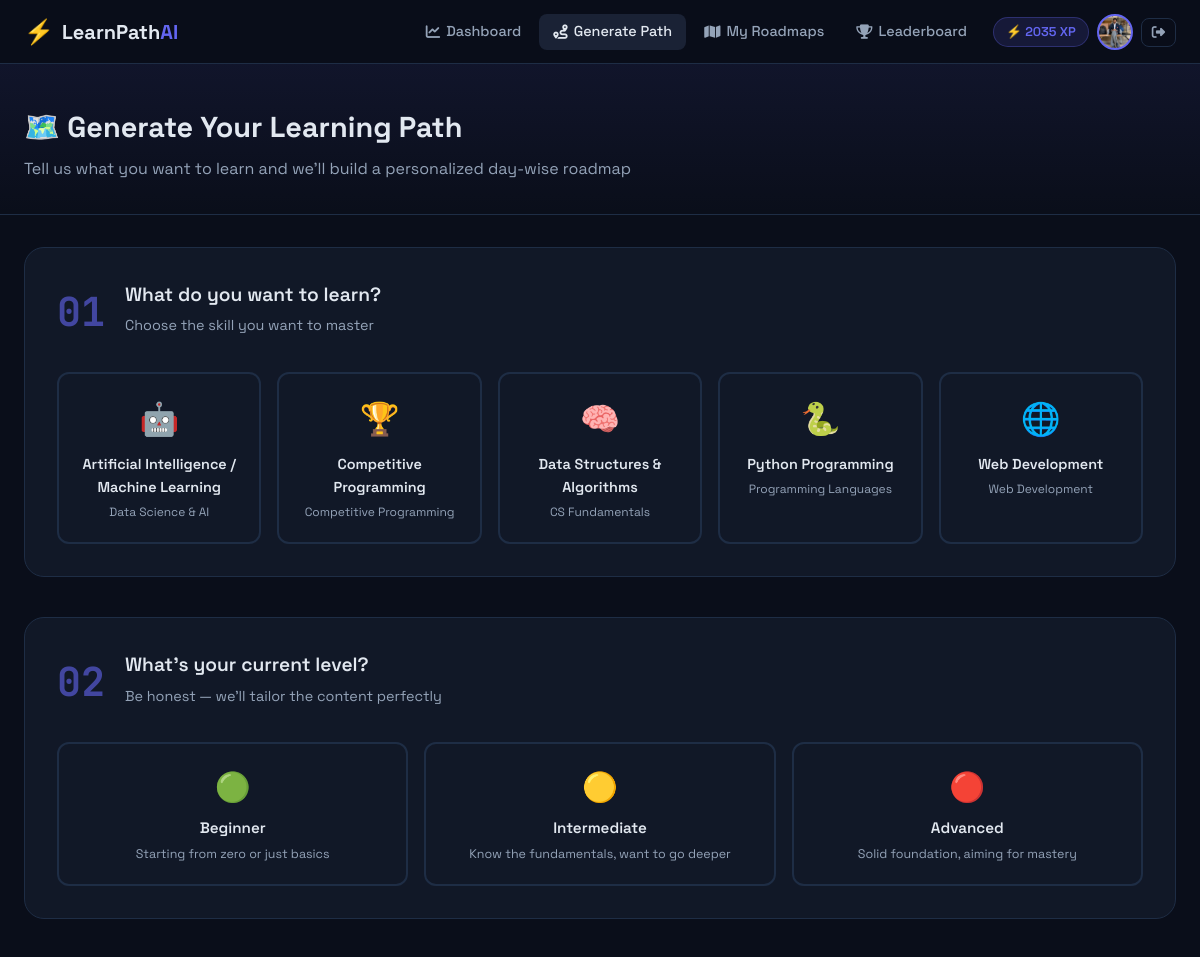
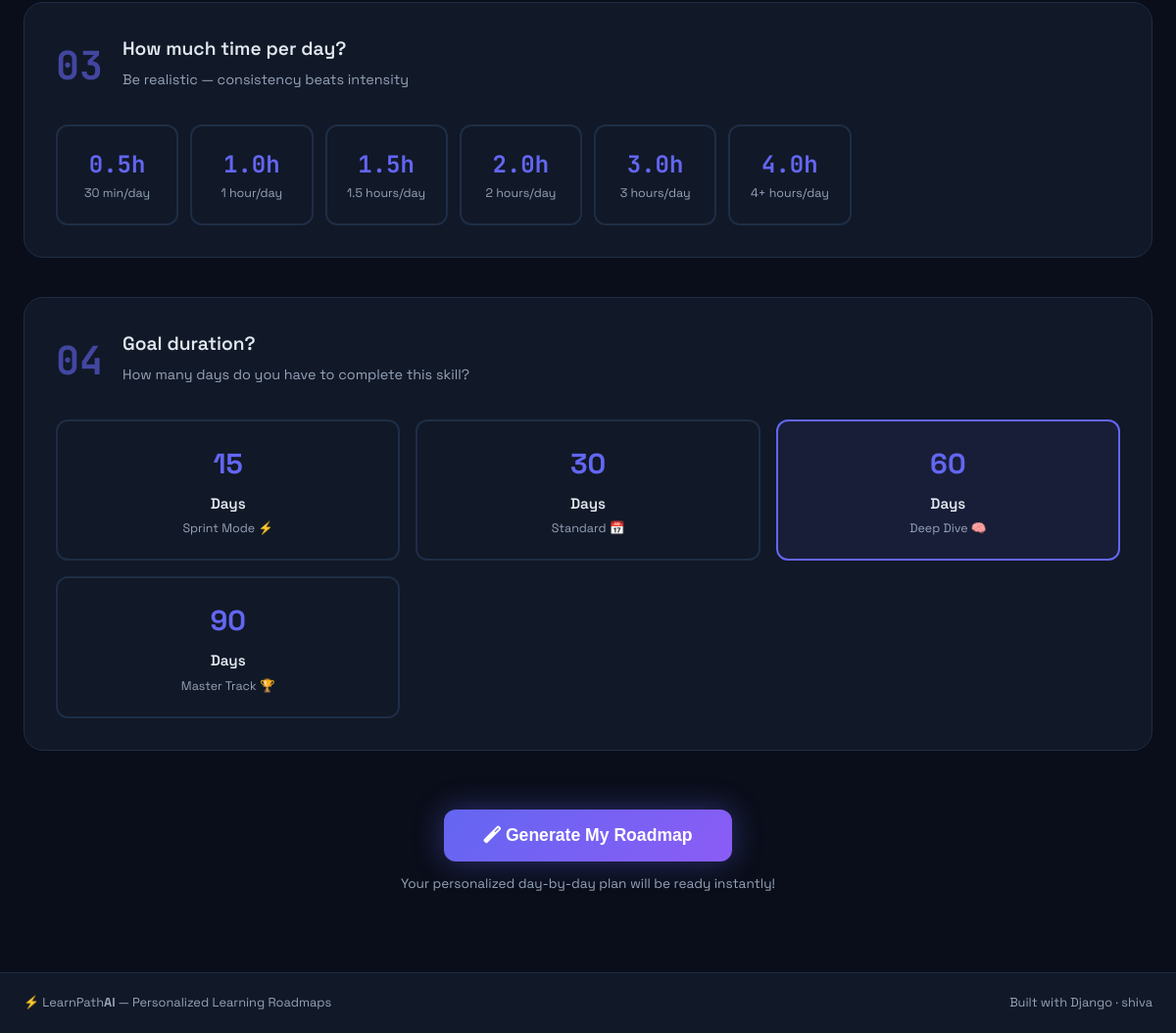
The app's page /roadmap/generate/ (signed in) with its own data (2 pictures, top to bottom).
### users/models.py (models this page shows, shortened)
class UserProfile(models.Model):
    EXPERIENCE_CHOICES = [
        ('beginner', 'Beginner'),
        ('intermediate', 'Intermediate'),
        ('advanced', 'Advanced'),
    ]
    user = models.OneToOneField(User, on_delete=models.CASCADE, related_name='profile')
    bio = models.TextField(blank=True, max_length=500)
    avatar = models.ImageField(upload_to='avatars/', null=True, blank=True)
    experience_level = models.CharField(max_length=20, choices=EXPERIENCE_CHOICES, default='beginner')
    daily_study_hours = models.FloatField(default=1.0)
    total_xp = models.IntegerField(default=0)
    streak_days = models.IntegerField(default=0)
    last_activity = models.DateTimeField(null=True, blank=True)
    joined_at = models.DateTimeField(auto_now_add=True)
    class Meta:
        verbose_name = 'User Profile'
        verbose_name_plural = 'User Profiles'

### roadmap/models.py (models this page shows, shortened)
class Skill(models.Model):
    CATEGORY_CHOICES = [
        ('cs_fundamentals', 'CS Fundamentals'),
        ('web_development', 'Web Development'),
        ('data_science', 'Data Science & AI'),
        ('programming', 'Programming Languages'),
        ('competitive', 'Competitive Programming'),
    ]
    name = models.CharField(max_length=100, unique=True)
    slug = models.SlugField(max_length=100, unique=True)
    description = models.TextField()
    category = models.CharField(max_length=30, choices=CATEGORY_CHOICES)
    icon = models.CharField(max_length=50, default='📚')  # emoji icon
    color = models.CharField(max_length=20, default='#6366f1')  # hex color
    is_active = models.BooleanField(default=True)
    created_at = models.DateTimeField(auto_now_add=True)
    class Meta:
        ordering = ['name']
        verbose_name = 'Skill'
        verbose_name_plural = 'Skills'

### roadmap/views.py (the view, shortened to what this page needs)
# urls.py: path('generate/', views.GenerateRoadmapView.as_view(), name='generate'),
@method_decorator(login_required, name='dispatch')
class GenerateRoadmapView(View):
    template_name = 'roadmap/generate.html'
    def get(self, request):
        form = RoadmapGenerateForm()
        skills = Skill.objects.filter(is_active=True)
        return render(request, self.template_name, {'form': form, 'skills': skills})

### templates/roadmap/generate.html (shortened to what this page needs)
{% extends 'base.html' %}
{% block content %}
<div class="page-header">
    <div class="container">
        <h1>🗺️ Generate Your Learning Path</h1>
        <p>Tell us what you want to learn and we'll build a personalized day-wise roadmap</p>
    </div>
</div>
<div class="container">
    <form method="post" class="generate-form" id="generateForm">
        <div class="form-step" id="step1">
            <div class="step-header">
                <div class="step-number">01</div>
                <div><h2>What do you want to learn?</h2><p>Choose the skill you want to master</p></div>
            </div>
            <div class="skill-selector-grid">
                {% for skill in skills %}
                <label class="skill-selector-card" style="--color: {{ skill.color }}">
                    <div class="skill-card-inner">
                        <div class="skill-emoji">{{ skill.icon }}</div>
                        <div class="skill-name">{{ skill.name }}</div>
                        <div class="skill-cat">{{ skill.get_category_display }}</div>
                    </div>
                </label>
                {% endfor %}
            </div>
        </div>
        <div class="form-step">
            <div class="step-header">
                <div class="step-number">02</div>
                <div><h2>What's your current level?</h2><p>Be honest — we'll tailor the content perfectly</p></div>
            </div>
            <div class="level-selector">
                <label class="level-card">
                    <div class="level-inner">
                        <div class="level-emoji">🟢</div>
                        <div class="level-name">Beginner</div>
                        <div class="level-desc">Starting from zero or just basics</div>
                    </div>
                </label>
                <label class="level-card">
                    <div class="level-inner">
                        <div class="level-emoji">🟡</div>
                        <div class="level-name">Intermediate</div>
                        <div class="level-desc">Know the fundamentals, want to go deeper</div>
                    </div>
                </label>
                <label class="level-card">
                    <div class="level-inner">
                        <div class="level-emoji">🔴</div>
                        <div class="level-name">Advanced</div>
                        <div class="level-desc">Solid foundation, aiming for mastery</div>
                    </div>
                </label>
            </div>
        </div>
        <div class="form-step">
            <div class="step-header">
                <div class="step-number">03</div>
                <div><h2>How much time per day?</h2><p>Be realistic — consistency beats intensity</p></div>
            </div>
            <div class="time-selector">
                {% for val, label in form.daily_hours.field.choices %}
                <label class="time-card">
                    <div class="time-inner">
                        <div class="time-val">{{ val }}h</div>
                        <div class="time-label">{{ label }}</div>
                    </div>
                </label>
                {% endfor %}
            </div>
        </div>
        <div class="form-step">
            <div class="step-header">
                <div class="step-number">04</div>
                <div><h2>Goal duration?</h2><p>How many days do you have to complete this skill?</p></div>
            </div>
            <div class="duration-selector">
                <label class="duration-card">
                    <div class="duration-inner">
                        <div class="duration-days">15</div>
                        <div class="duration-label">Days</div>
                        <div class="duration-desc">Sprint Mode ⚡</div>
                    </div>
                </label>
                <label class="duration-card">
                    <div class="duration-inner">
                        <div class="duration-days">30</div>
                        <div class="duration-label">Days</div>
                        <div class="duration-desc">Standard 📅</div>
                    </div>
                </label>
                <label class="duration-card active">
                    <div class="duration-inner">
                        <div class="duration-days">60</div>
                        <div class="duration-label">Days</div>
                        <div class="duration-desc">Deep Dive 🧠</div>
                    </div>
                </label>
                <label class="duration-card">
                    <div class="duration-inner">
                        <div class="duration-days">90</div>
                        <div class="duration-label">Days</div>
                        <div class="duration-desc">Master Track 🏆</div>
                    </div>
                </label>
            </div>
        </div>
        <div class="form-submit-section">
            <button type="submit" class="btn-generate" id="submitBtn">
                <span class="btn-text"><i class="fas fa-magic"></i> Generate My Roadmap</span>
            </button>
            <p class="submit-note">Your personalized day-by-day plan will be ready instantly!</p>
        </div>
    </form>
</div>
{% endblock %}

### templates/base.html (shortened to what this page needs)
<!DOCTYPE html>
<html lang="en" data-theme="dark">
<head>
    {% load static %}
    <link rel="stylesheet" href="https://cdnjs.cloudflare.com/ajax/libs/font-awesome/6.5.0/css/all.min.css">
    <link rel="stylesheet" href="{% static 'css/main.css' %}">
</head>
<body>
<nav class="navbar">
    <div class="nav-container">
        <a href="{% url 'dashboard:home' %}" class="nav-brand">
            <span class="brand-icon">⚡</span>
            <span class="brand-text">LearnPath<span class="brand-accent">AI</span></span>
        </a>
        <div class="nav-links">
            {% if user.is_authenticated %}
                <a href="{% url 'dashboard:dashboard' %}" class="nav-link {% if request.resolver_match.url_name == 'dashboard' %}active{% endif %}">
                    <i class="fas fa-chart-line"></i> Dashboard
                </a>
                <a href="{% url 'roadmap:generate' %}" class="nav-link {% if 'generate' in request.path %}active{% endif %}">
                    <i class="fas fa-route"></i> Generate Path
                </a>
                <a href="{% url 'roadmap:my_roadmaps' %}" class="nav-link">
                    <i class="fas fa-map"></i> My Roadmaps
                </a>
                <a href="{% url 'progress:leaderboard' %}" class="nav-link">
                    <i class="fas fa-trophy"></i> Leaderboard
                </a>
                <div class="nav-user">
                    <div class="user-xp">⚡ {{ user.profile.total_xp }} XP</div>
                    <a href="{% url 'users:profile' %}" class="user-avatar">
                        {% if user.profile.avatar %}
                            <img src="{{ user.profile.avatar.url }}" alt="avatar">
                        {% else %}
                            <span>{{ user.username|first|upper }}</span>
                        {% endif %}
                    </a>
                    <form method="post" action="{% url 'users:logout' %}" style="display:inline;">
                        <button type="submit" class="btn-logout">
                            <i class="fas fa-sign-out-alt"></i>
                        </button>
                    </form>
                </div>
            {% else %}
                <a href="{% url 'users:login' %}" class="nav-link">Login</a>
                <a href="{% url 'users:register' %}" class="btn-primary-sm">Get Started</a>
            {% endif %}
        </div>
    </div>
</nav>
<main class="main-content">
    {% block content %}{% endblock %}
</main>
<footer class="footer">
    <div class="footer-inner">
        <span>⚡ LearnPath<strong>AI</strong> — Personalized Learning Roadmaps</span>
        <span class="footer-right">Built with Django · {{ user.username|default:"" }}</span>
    </div>
</footer>
</body>
</html>

### records on screen
Skill: icon "🤖", name "Artificial Intelligence / Machine Learning", category "Data Science & AI"
Skill: icon "🏆", name "Competitive Programming", category "Competitive Programming"
Skill: icon "🧠", name "Data Structures & Algorithms", category "CS Fundamentals"
Skill: icon "🐍", name "Python Programming", category "Programming Languages"
Skill: icon "🌐", name "Web Development", category "Web Development"

### other values on screen
{{ user.profile.total_xp }} "2035"
{{ val }} "0.5" "1.0" "1.5" "2.0" "3.0" "4.0"
{{ label }} "30 min/day" "1 hour/day" "1.5 hours/day" "2 hours/day" "3 hours/day" "4+ hours/day"
{{ user.username|default:"" }} "shiva"
